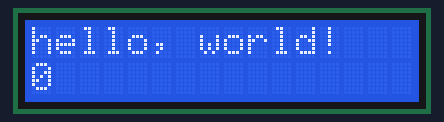
The sketch below on a simulated Arduino Uno, built with avr-gcc and run on an emulated ATmega328P. Shown: 16×2 character LCD.

Above: at 0.1 s.
At 4.1 s:
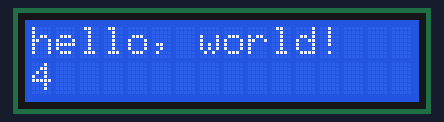
At 9.1 s:
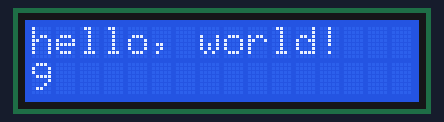
At 19.1 s:
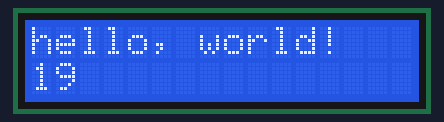
At 28.1 s:
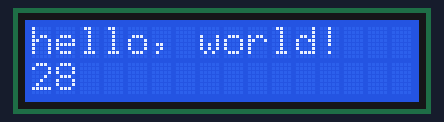
At 38.1 s:
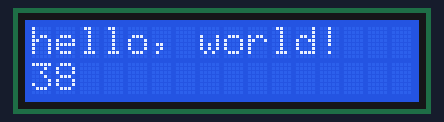

Measured:
- what the display in image 1 shows lasts 1.0 s, from 4.1 s to 5.1 s

The sketch:

052-LCD.ino
```cpp
/*
sketch base che scrive un messaggio
*/
#include <LiquidCrystal.h>

const int rs = 12, en = 11, d4 = 5, d5 = 4, d6 = 3, d7 = 2;
LiquidCrystal lcd(rs, en, d4, d5, d6, d7);

void setup() {
  lcd.begin(16, 2);
  lcd.print("hello, world!");
}

int c = 0;

void loop() {
  lcd.setCursor(0, 1);
  lcd.print(c);
  delay(1000);
  c++;
}
```
